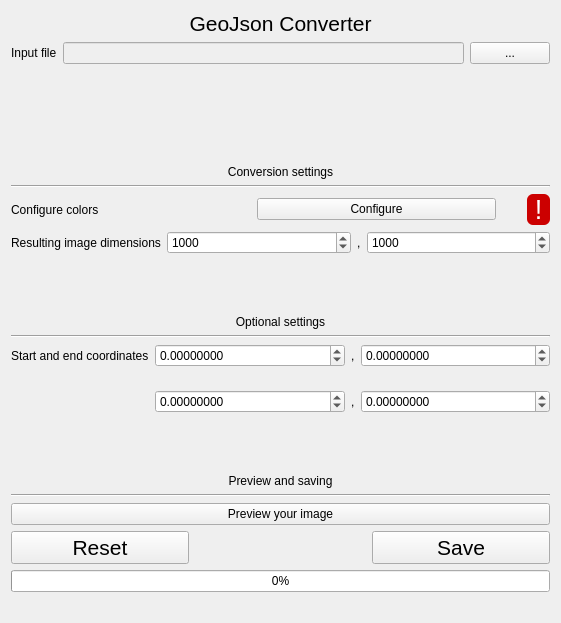
<?xml version="1.0" encoding="UTF-8"?>
<ui version="4.0">
 <class>NewGeoJsonWindow</class>
 <widget class="QWidget" name="NewGeoJsonWindow">
  <property name="geometry">
   <rect>
    <x>0</x>
    <y>0</y>
    <width>561</width>
    <height>623</height>
   </rect>
  </property>
  <property name="windowTitle">
   <string>Form</string>
  </property>
  <layout class="QVBoxLayout" name="verticalLayout">
   <item>
    <widget class="QLabel" name="label_2">
     <property name="sizePolicy">
      <sizepolicy hsizetype="Preferred" vsizetype="Fixed">
       <horstretch>0</horstretch>
       <verstretch>0</verstretch>
      </sizepolicy>
     </property>
     <property name="font">
      <font>
       <pointsize>16</pointsize>
      </font>
     </property>
     <property name="text">
      <string>GeoJson Converter</string>
     </property>
     <property name="alignment">
      <set>Qt::AlignHCenter|Qt::AlignTop</set>
     </property>
    </widget>
   </item>
   <item>
    <layout class="QGridLayout" name="gridLayout_2">
     <item row="0" column="0">
      <widget class="QLabel" name="label_3">
       <property name="text">
        <string>Input file</string>
       </property>
      </widget>
     </item>
     <item row="0" column="1">
      <widget class="QLineEdit" name="lineEdit_inputPath">
       <property name="enabled">
        <bool>false</bool>
       </property>
      </widget>
     </item>
     <item row="0" column="2">
      <widget class="QPushButton" name="pushButton_inputPath">
       <property name="text">
        <string>...</string>
       </property>
      </widget>
     </item>
    </layout>
   </item>
   <item>
    <spacer name="verticalSpacer">
     <property name="orientation">
      <enum>Qt::Vertical</enum>
     </property>
     <property name="sizeType">
      <enum>QSizePolicy::Preferred</enum>
     </property>
     <property name="sizeHint" stdset="0">
      <size>
       <width>20</width>
       <height>40</height>
      </size>
     </property>
    </spacer>
   </item>
   <item>
    <widget class="QLabel" name="label_8">
     <property name="sizePolicy">
      <sizepolicy hsizetype="Preferred" vsizetype="Preferred">
       <horstretch>0</horstretch>
       <verstretch>0</verstretch>
      </sizepolicy>
     </property>
     <property name="text">
      <string>Conversion settings</string>
     </property>
     <property name="alignment">
      <set>Qt::AlignBottom|Qt::AlignHCenter</set>
     </property>
    </widget>
   </item>
   <item>
    <widget class="Line" name="line_4">
     <property name="orientation">
      <enum>Qt::Horizontal</enum>
     </property>
    </widget>
   </item>
   <item>
    <layout class="QGridLayout" name="gridLayout_2">
     <property name="sizeConstraint">
      <enum>QLayout::SetDefaultConstraint</enum>
     </property>
     <item row="2" column="0">
      <widget class="QLabel" name="label_options">
       <property name="sizePolicy">
        <sizepolicy hsizetype="Preferred" vsizetype="Preferred">
         <horstretch>0</horstretch>
         <verstretch>0</verstretch>
        </sizepolicy>
       </property>
       <property name="text">
        <string>Configure colors</string>
       </property>
      </widget>
     </item>
     <item row="2" column="1">
      <widget class="QPushButton" name="pushButton_configure">
       <property name="sizePolicy">
        <sizepolicy hsizetype="Minimum" vsizetype="Fixed">
         <horstretch>0</horstretch>
         <verstretch>0</verstretch>
        </sizepolicy>
       </property>
       <property name="text">
        <string>Configure</string>
       </property>
      </widget>
     </item>
     <item row="2" column="2">
      <widget class="QLabel" name="label_success">
       <property name="sizePolicy">
        <sizepolicy hsizetype="Fixed" vsizetype="Fixed">
         <horstretch>0</horstretch>
         <verstretch>0</verstretch>
        </sizepolicy>
       </property>
       <property name="font">
        <font>
         <pointsize>20</pointsize>
        </font>
       </property>
       <property name="styleSheet">
        <string notr="true">background-color: rgb(204, 0, 0);
color: rgb(255, 255, 255);
margin-left:25%;
border-radius:6%;</string>
       </property>
       <property name="text">
        <string> ! </string>
       </property>
       <property name="scaledContents">
        <bool>false</bool>
       </property>
       <property name="alignment">
        <set>Qt::AlignCenter</set>
       </property>
       <property name="margin">
        <number>0</number>
       </property>
      </widget>
     </item>
    </layout>
   </item>
   <item>
    <layout class="QHBoxLayout" name="horizontalLayout_2">
     <item>
      <widget class="QLabel" name="label_7">
       <property name="text">
        <string>Resulting image dimensions</string>
       </property>
      </widget>
     </item>
     <item>
      <layout class="QHBoxLayout" name="horizontalLayout">
       <item>
        <widget class="QSpinBox" name="lineEdit_width">
         <property name="sizePolicy">
          <sizepolicy hsizetype="Expanding" vsizetype="Fixed">
           <horstretch>0</horstretch>
           <verstretch>0</verstretch>
          </sizepolicy>
         </property>
         <property name="minimum">
          <number>1</number>
         </property>
         <property name="maximum">
          <number>100000000</number>
         </property>
         <property name="value">
          <number>1000</number>
         </property>
        </widget>
       </item>
       <item>
        <widget class="QLabel" name="label_10">
         <property name="text">
          <string>,</string>
         </property>
        </widget>
       </item>
       <item>
        <widget class="QSpinBox" name="lineEdit_height">
         <property name="sizePolicy">
          <sizepolicy hsizetype="Expanding" vsizetype="Fixed">
           <horstretch>0</horstretch>
           <verstretch>0</verstretch>
          </sizepolicy>
         </property>
         <property name="minimum">
          <number>1</number>
         </property>
         <property name="maximum">
          <number>100000000</number>
         </property>
         <property name="value">
          <number>1000</number>
         </property>
        </widget>
       </item>
      </layout>
     </item>
    </layout>
   </item>
   <item>
    <widget class="QLabel" name="label">
     <property name="text">
      <string>Optional settings</string>
     </property>
     <property name="alignment">
      <set>Qt::AlignBottom|Qt::AlignHCenter</set>
     </property>
    </widget>
   </item>
   <item>
    <widget class="Line" name="line">
     <property name="orientation">
      <enum>Qt::Horizontal</enum>
     </property>
    </widget>
   </item>
   <item>
    <layout class="QGridLayout" name="gridLayout">
     <item row="0" column="0">
      <widget class="QLabel" name="label_5">
       <property name="text">
        <string>Start and end coordinates</string>
       </property>
      </widget>
     </item>
     <item row="2" column="1">
      <layout class="QHBoxLayout" name="horizontalLayout_4">
       <item>
        <widget class="QDoubleSpinBox" name="doubleSpinBox_endX">
         <property name="sizePolicy">
          <sizepolicy hsizetype="Expanding" vsizetype="Fixed">
           <horstretch>0</horstretch>
           <verstretch>0</verstretch>
          </sizepolicy>
         </property>
         <property name="decimals">
          <number>8</number>
         </property>
         <property name="minimum">
          <double>-100000000.000000000000000</double>
         </property>
         <property name="maximum">
          <double>100000000.000000000000000</double>
         </property>
        </widget>
       </item>
       <item>
        <widget class="QLabel" name="label_11">
         <property name="text">
          <string>,</string>
         </property>
        </widget>
       </item>
       <item>
        <widget class="QDoubleSpinBox" name="doubleSpinBox_endY">
         <property name="sizePolicy">
          <sizepolicy hsizetype="Expanding" vsizetype="Fixed">
           <horstretch>0</horstretch>
           <verstretch>0</verstretch>
          </sizepolicy>
         </property>
         <property name="decimals">
          <number>8</number>
         </property>
         <property name="minimum">
          <double>-100000000.000000000000000</double>
         </property>
         <property name="maximum">
          <double>100000000.000000000000000</double>
         </property>
        </widget>
       </item>
      </layout>
     </item>
     <item row="0" column="1">
      <layout class="QHBoxLayout" name="horizontalLayout_3">
       <item>
        <widget class="QDoubleSpinBox" name="doubleSpinBox_startX">
         <property name="sizePolicy">
          <sizepolicy hsizetype="Expanding" vsizetype="Fixed">
           <horstretch>0</horstretch>
           <verstretch>0</verstretch>
          </sizepolicy>
         </property>
         <property name="decimals">
          <number>8</number>
         </property>
         <property name="minimum">
          <double>-100000000.000000000000000</double>
         </property>
         <property name="maximum">
          <double>100000000.000000000000000</double>
         </property>
        </widget>
       </item>
       <item>
        <widget class="QLabel" name="label_6">
         <property name="text">
          <string>,</string>
         </property>
        </widget>
       </item>
       <item>
        <widget class="QDoubleSpinBox" name="doubleSpinBox_startY">
         <property name="sizePolicy">
          <sizepolicy hsizetype="Expanding" vsizetype="Fixed">
           <horstretch>0</horstretch>
           <verstretch>0</verstretch>
          </sizepolicy>
         </property>
         <property name="decimals">
          <number>8</number>
         </property>
         <property name="minimum">
          <double>-100000000.000000000000000</double>
         </property>
         <property name="maximum">
          <double>100000000.000000000000000</double>
         </property>
        </widget>
       </item>
      </layout>
     </item>
     <item row="1" column="0">
      <widget class="QLabel" name="label_9">
       <property name="font">
        <font>
         <pointsize>1</pointsize>
        </font>
       </property>
       <property name="text">
        <string/>
       </property>
      </widget>
     </item>
    </layout>
   </item>
   <item>
    <widget class="QLabel" name="label_4">
     <property name="sizePolicy">
      <sizepolicy hsizetype="Preferred" vsizetype="Preferred">
       <horstretch>0</horstretch>
       <verstretch>0</verstretch>
      </sizepolicy>
     </property>
     <property name="text">
      <string>Preview and saving</string>
     </property>
     <property name="alignment">
      <set>Qt::AlignBottom|Qt::AlignHCenter</set>
     </property>
    </widget>
   </item>
   <item>
    <widget class="Line" name="line_3">
     <property name="orientation">
      <enum>Qt::Horizontal</enum>
     </property>
    </widget>
   </item>
   <item>
    <widget class="QPushButton" name="pushButton_preview">
     <property name="sizePolicy">
      <sizepolicy hsizetype="Preferred" vsizetype="Fixed">
       <horstretch>0</horstretch>
       <verstretch>0</verstretch>
      </sizepolicy>
     </property>
     <property name="text">
      <string>Preview your image</string>
     </property>
    </widget>
   </item>
   <item>
    <layout class="QGridLayout" name="gridLayout_4">
     <item row="0" column="2">
      <widget class="QPushButton" name="pushButton_save">
       <property name="sizePolicy">
        <sizepolicy hsizetype="MinimumExpanding" vsizetype="Fixed">
         <horstretch>0</horstretch>
         <verstretch>0</verstretch>
        </sizepolicy>
       </property>
       <property name="font">
        <font>
         <pointsize>16</pointsize>
        </font>
       </property>
       <property name="text">
        <string>Save</string>
       </property>
      </widget>
     </item>
     <item row="0" column="0">
      <widget class="QPushButton" name="pushButton_reset">
       <property name="sizePolicy">
        <sizepolicy hsizetype="MinimumExpanding" vsizetype="Fixed">
         <horstretch>0</horstretch>
         <verstretch>0</verstretch>
        </sizepolicy>
       </property>
       <property name="font">
        <font>
         <pointsize>16</pointsize>
        </font>
       </property>
       <property name="text">
        <string>Reset</string>
       </property>
      </widget>
     </item>
     <item row="0" column="1">
      <spacer name="horizontalSpacer">
       <property name="orientation">
        <enum>Qt::Horizontal</enum>
       </property>
       <property name="sizeHint" stdset="0">
        <size>
         <width>40</width>
         <height>20</height>
        </size>
       </property>
      </spacer>
     </item>
    </layout>
   </item>
   <item>
    <widget class="QProgressBar" name="progressBar">
     <property name="value">
      <number>0</number>
     </property>
    </widget>
   </item>
   <item>
    <widget class="QLabel" name="label_progress">
     <property name="sizePolicy">
      <sizepolicy hsizetype="Preferred" vsizetype="Fixed">
       <horstretch>0</horstretch>
       <verstretch>0</verstretch>
      </sizepolicy>
     </property>
     <property name="text">
      <string/>
     </property>
     <property name="alignment">
      <set>Qt::AlignHCenter|Qt::AlignTop</set>
     </property>
    </widget>
   </item>
  </layout>
 </widget>
 <resources/>
 <connections/>
</ui>
